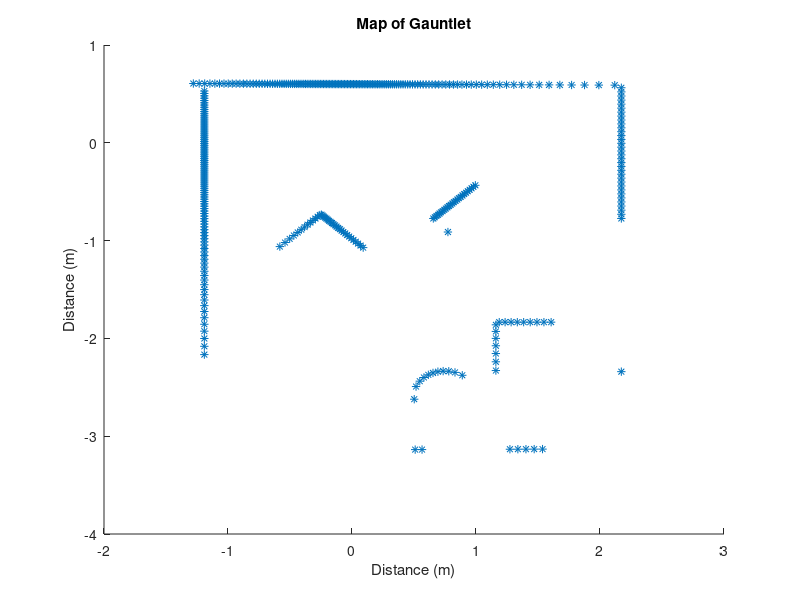

Write the MATLAB code that produced this figure.
load lidar_gauntlet.mat
%robustLineFit(r, theta, 0.25, 20, 1)

%location of objects with respect to LIDAR frame L
%row 1 goes with row 5, 2 with 6, 3 with 7, 4 with 8
r_L = [r(:,:).*cos(theta(:,:)), r(:,:).*sin(theta(:,:))]';

%location of objects with respect to Neato frame N
%need to subtract .084 from rows 1-4 of r_L and keep rows 5-8 the same
r_N = [r_L(:, :) - .084; r_L(:, :)];


%Translation Matrix to go from Neato Frame to Global Frame
T_GN = [1 0 0; 0 1 0; 0 0 1];
    
%Rotation Matrix to go from Neato Frame to Global Frame
R_GN = [1 0 0; 0 1 0; 0 0 1];
   
%assign the position matrix to use and do the transformation to make
%Neato Frame into Global Frame
r_N_pos = [r_N(1, :); r_N(2, :); ones(1, 360)];
r_N_pos1 = T_GN * R_GN * r_N_pos;
r_N_pos1 = r_N_pos1(1:2, :);
    
%Plot the map!!
figure(), clf
hold on
plot(r_N_pos1(1, :), r_N_pos1(2, :), '*')
title('Map of Gauntlet')
xlabel('Distance (m)')
ylabel('Distance (m)')
hold off

%This function has been provided to us by course instructors
function [fitline_coefs,bestInlierSet,bestOutlierSet,bestEndPoints]= robustLineFit(r,theta,d,n,visualize)
%The [fitline_coefs,bestInlierSet,bestOutlierSet,bestEndPoints]= robustLineFit(r,theta,d,n) 
%function runs the RANSAC algorithm for n candidate lines and a threshold of d. The inputs r and
%theta are polar coordinates. The output fitline_coefs are the coefficients
%of the best fit line in the format [m b] where y=m*x+b. If you want
%to visualize, set visualize flag to 1, off is 0. Default is true.

 if ~exist('visualize','var')
     % visualize parameter does not exist, so default it to 1
      visualize = 1;
 end

%eliminate zeros
index=find(r~=0 & r<3);
r_clean=r(index);
theta_clean=theta(index);

%convert to Cartesian and plot again for verification
[x,y]=pol2cart(deg2rad(theta_clean),r_clean);
points=[x,y];

%now let's actually implement the RANSAC algorithm
 bestcandidates = [];
 bestInlierSet = zeros(0,2);
 bestOutlierSet = zeros(0,2);
 bestEndPoints = zeros(0,2);
for k=1:n %number of candidate lines to try
    
    
    %select two points at random using the 'datasample' function to define
    %the endpoints of the first candidate fit line
    candidates = datasample(points, 2, 'Replace', false);
    
    %Find the vector that points from point 2 to point 1
    v=(candidates(1,:)-candidates(2,:))';
    
    %Check the length of the vector v. If it is zero, the datasample
    %function chose the same point twice, and we need to resample. The
    %continue command will pass to the next iteration of the for loop.
    if norm(v) == 0
        continue;
    end
    
    %Determine whether points are outliers, we need to know the
    %perpendicular distance away from the candidate fit line. To do this,
    %we first need to define the perpendicular, or orthogonal, direction.
    orthv= [-v(2); v(1)];
    orthv_unit=orthv/norm(orthv); %make this a unit vector
    
    %Here, we are finding the distance of each scan point from one of the
    %endpoints of our candidate line. At this point this is not the
    %distance perpendicular to the candidate line.
    diffs = points - candidates(2,:);
    
    %Next, we need to project the difference vectors above onto the
    %perpendicular direction in 'orthv_unit'. This will give us the
    %orthogonal distances from the canidate fit line.
    orthdists=diffs*orthv_unit;
    
    %To identify inliers, we will look for points at a perpendicular
    %distance from the candidate fit line less than the threshold value.
    %The output will be a logic array, with a 1 if the statement is true
    %and 0 if false.
    inliers=abs(orthdists) < d;
    
    %we also want to check that there are no big gaps in our walls. To do
    %this, we are first taking the distance of each inlier away from an
    %endpoint (diffs) and projecting onto the best fit direction. We then
    %sort these from smallest to largest and take difference to find the
    %spacing between adjacent points. We then identify the maximum gap.
    biggestGap = max(diff(sort(diffs(inliers,:)*v/norm(v))));
    
    %Now, we check if the number of inliers is greater than the best we
    %have found. If so, the candidate line is our new best candidate. We
    %also make sure there are no big gaps.
    if biggestGap < 0.2  && sum(inliers) > size(bestInlierSet,1)
%          if sum(inliers) > size(bestInlierSet,1)
        bestInlierSet=points(inliers,:); %points where logical array is true
        bestOutlierSet = points(~inliers, :); %points where logical array is not true
        bestcandidates=candidates;
        
        %these two lines find a nice set of endpoints for plotting the best
        %fit line
        projectedCoordinate = diffs(inliers, :)*v/norm(v);
        bestEndPoints = [min(projectedCoordinate); max(projectedCoordinate)]*v'/norm(v) + repmat(candidates(2, :), [2, 1]);
    end

end

if isempty(bestEndPoints)
    m= NaN;
    b= NaN;
    bestEndPoints=[NaN,NaN;NaN,NaN];
    fitline_coefs=[m b];
    return;
end
    
%Find the coefficients for the best line
m=diff(bestEndPoints(:,2))/diff(bestEndPoints(:,1));
b=bestEndPoints(1,2)-m*bestEndPoints(1,1);
fitline_coefs=[m b];

if visualize==1

%plot the polar data as verification
figure(1)
polarplot(deg2rad(theta_clean),r_clean,'ks','MarkerSize',6,'MarkerFaceColor','m')
title('Visualization of Polar Data')

figure(2)
plot(x,y,'ks')
title('Scan Data- Clean')
xlabel('[m]')
ylabel('[m]')

%Now we need to plot our results
figure(3)
plot(bestInlierSet(:,1), bestInlierSet(:,2), 'ks')
hold on
plot(bestOutlierSet(:,1),bestOutlierSet(:,2),'bs')
plot(bestEndPoints(:,1), bestEndPoints(:,2), 'r')
legend('Inliers','Outliers','Best Fit','location','northwest')
title(['RANSAC with d=' num2str(d) ' and n=' num2str(n)])
xlabel('[m]')
ylabel('[m]')
% Create textbox
annotation(figure(3),'textbox',...
    [0.167071428571429 0.152380952380952 0.25 0.1],...
    'String',{'Number of Inliers:' num2str(size(bestInlierSet,1))},...
    'FitBoxToText','off');
end
end
